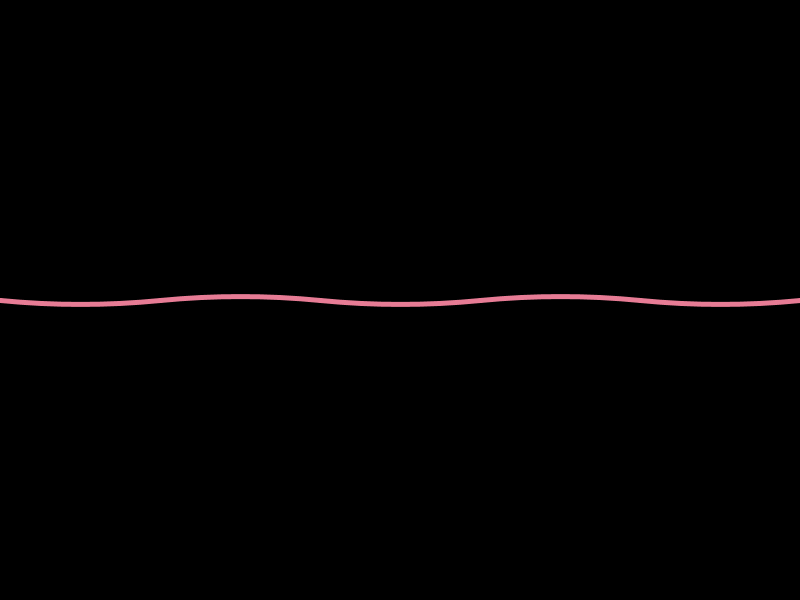
Frame 1 (no input)
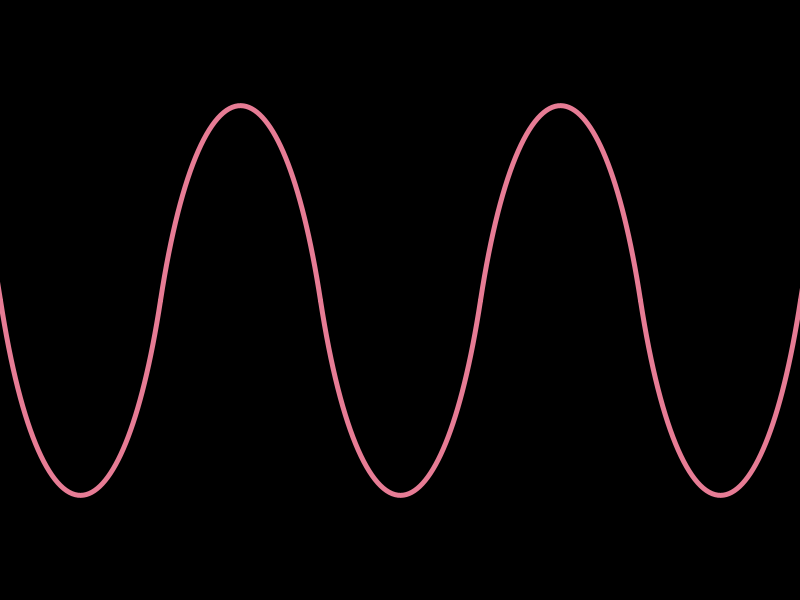
Frame 60 (the mouse pressed at the canvas centre just before this capture)
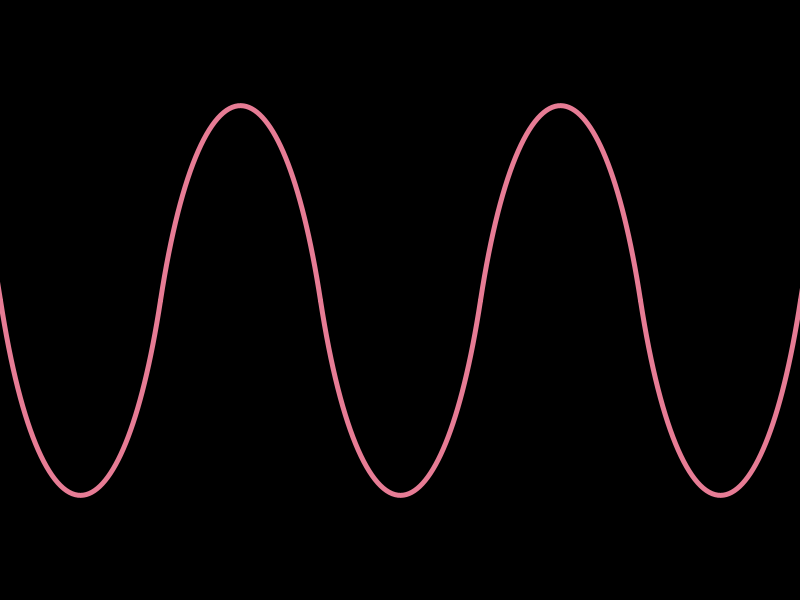
Frame 120 (the mouse held since frame 60 and released just before this capture)

The Processing sketch that drew these frames (run headless with seeded random() and noise(); from frame 60 on, the mouse is pressed at the canvas centre):

// Processing sketch: oscillatory_motion
// ── oscillatory_motion.pde
int x , y , d , h, w, a = 0;
void setup(){
  size(800,600);
  //fullScreen();
  noCursor();
  //x = width/2;
  y = height/2;
  h = height*3;
  d = width/5;//60;
  w = d;
  noFill();
  stroke(255,175,175);
  strokeWeight(2);
  //frameRate(12);
}
void draw(){
  frameRate(35);
  background(0);
  noFill();
  stroke(231,124,149);
  strokeWeight(5);
  a++;
  a = (a<=360)? a : 0;
  for(int x = -d;x<width+d;x+=2*d){
    curve(x-w*abs(cos(radians(a))),y+h*sin(radians(a)),x,y,x+d,y,x+d+w*abs(cos(radians(a))),y+h*sin(radians(a)));

    curve(x+d-w*abs(cos(radians(a))),y-h*sin(radians(a)),x+d,y,x+2*d,y,x+(2*d)+w*abs(cos(radians(a))),y-h*sin(radians(a)));

  }
}
